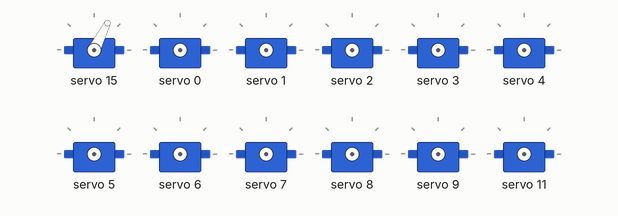
Bench run of a sketch on a simulated Arduino Uno, built with avr-gcc and run on an emulated ATmega328P. Parts: 12 × servo. What the sketch prints to the serial monitor is not drawn.

Above: at 0.05 s.
At 2.15 s:
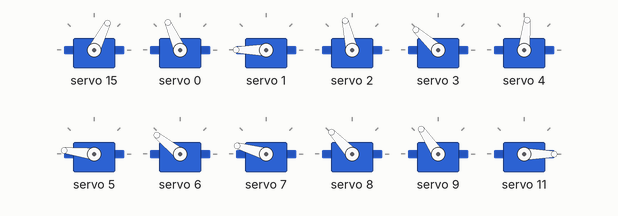
At 3.1 s:
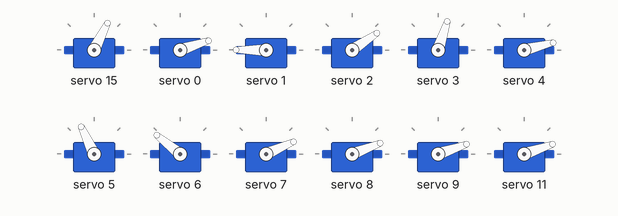
At 6.55 s:
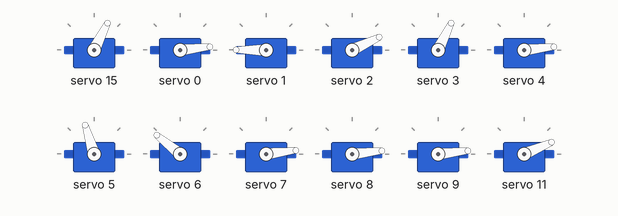
At 9.8 s:
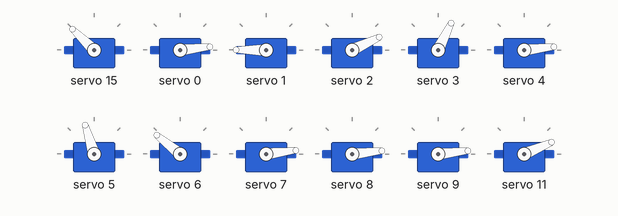
At 13.1 s:
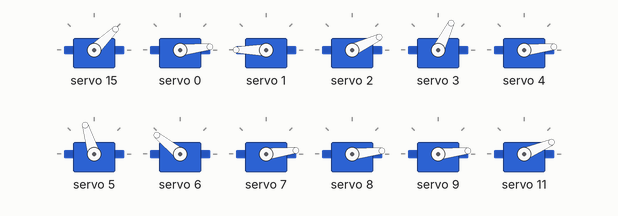
Timing chart, 0 to 17.1 s (numbered marks = the images above):
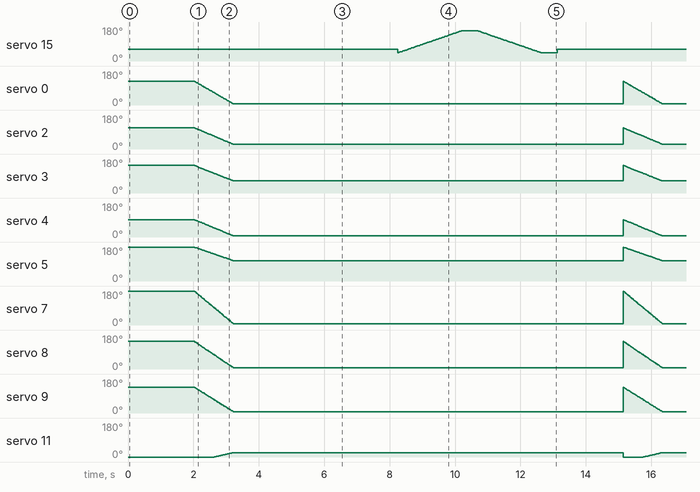

The sketch:

pulseButton.ino
```cpp
#include <Wire.h>
#include <Adafruit_PWMServoDriver.h>


#define SERVO_FREQ 50 // Analog servos run at ~50 Hz updates


Adafruit_PWMServoDriver pwm = Adafruit_PWMServoDriver();

/*
 *
 *  USMAX//SERVOMAX- maximum extension possible for the servo AKA open hand
 *  USMIN//SERVOMIN- minimum extension possible for the servo AKA closed hand
 *
 *  _A- outer servo of the given finger
 *  _B- inner servo of the given finger
 *
 */

/*
 *
 * Inner servos:
 * thumb_B == servoid=0; index_B == servoid=1; middle_B == servoid=2; ring_B == servoid=3; pinky_B == servoid=4
 *
 * Outer servos:
 * thumb_A == servoid=5; index_A == servoid=6; middle_A == servoid=7; ring_A == servoid=8; pinky_A == servoid=9
 *
 * STEP_SERVOID_X -> step of each servo for the mapped range of motion (0-180)
 *
 */


#define SERVOMIN_thumb_A  337 // thumb outer servo min         RED1      id5
#define SERVOMAX_thumb_A  490 // thumb outer servo max         RED1      id5
#define SERVOMIN_thumb_B  122 // thumb inner servo min         RED2      id0  122
#define SERVOMAX_thumb_B  378 // thumb inner servo max         RED2      id0

#define STEP_SERVOID_5 0.850000
#define STEP_SERVOID_0 1.422222

//Index finger servos
// #define USMIN_index_A  600 // index outer servo min         YELLOW1   id6
// #define USMAX_index_A  2000 // index outer servo max        YELLOW1   id6
// #define USMIN_index_B  1350 // index inner servo min        YELLOW2   id1
// #define USMAX_index_B  2460 // index inner servo max        YELLOW2   id1

#define SERVOMIN_index_A  122 // index outer servo min         YELLOW1   id6  122
#define SERVOMAX_index_A  409 // index outer servo max         YELLOW1   id6
#define SERVOMIN_index_B  276 // index inner servo min         YELLOW2   id1
#define SERVOMAX_index_B  503 // index inner servo max         YELLOW2   id1

#define STEP_SERVOID_6 1.594444
#define STEP_SERVOID_1 1.261111

//Middle finger servos
// #define USMIN_middle_A  600 // middle outer servo min       BLUE1     id7
// #define USMAX_middle_A  2400 // middle outer servo max      BLUE1     id7
// #define USMIN_middle_B  800 // middle inner servo min       BLUE2     id2
// #define USMAX_middle_B  1700 // middle inner servo max      BLUE2     id2

#define SERVOMIN_middle_A  122 // middle outer servo min       BLUE1     id7  122
#define SERVOMAX_middle_A  490 // middle outer servo max       BLUE1     id7
#define SERVOMIN_middle_B  163 // middle inner servo min       BLUE2     id2
#define SERVOMAX_middle_B  347 // middle inner servo max       BLUE2     id2

#define STEP_SERVOID_7 2.044445
#define STEP_SERVOID_2 1.022222

//Ring finger servos
// #define USMIN_ring_A  600 // ring outer servo min           GREEN1    id8
// #define USMAX_ring_A  2050 // ring outer servo max          GREEN1    id8
// #define USMIN_ring_B  1200 // ring inner servo min          GREEN2    id3
// #define USMAX_ring_B  2050  // ring inner servo max         GREEN2    id3

#define SERVOMIN_ring_A  122 // ring outer servo min           GREEN1    id8  122
#define SERVOMAX_ring_A  419 // ring outer servo max           GREEN1    id8
#define SERVOMIN_ring_B  245 // ring inner servo min           GREEN2    id3
#define SERVOMAX_ring_B  419  // ring inner servo max          GREEN2    id3

#define STEP_SERVOID_8 1.650000
#define STEP_SERVOID_3 0.966667

//Pinky finger servos
// #define USMIN_pinky_A  600 // pinky outer servo min         GRAY1     id9
// #define USMAX_pinky_A  1950 // pinky outer servo max        GRAY1     id9
// #define USMIN_pinky_B  600 // pinky inner servo min         GRAY2     id4
// #define USMAX_pinky_B  1500 // pinky inner servo max        GRAY2     id4

#define SERVOMIN_pinky_A  122 // pinky outer servo min         GRAY1     id9  122
#define SERVOMAX_pinky_A  398 // pinky outer servo max         GRAY1     id9
#define SERVOMIN_pinky_B  122 // pinky inner servo min         GRAY2     id4  122
#define SERVOMAX_pinky_B  306 // pinky inner servo max         GRAY2     id4

#define STEP_SERVOID_9 1.533333
#define STEP_SERVOID_4 1.022222

/**
 * Wrist Servo
 * id=15
*/

// #define USMAX_WRIST 2200 //Muñeca min extension/hacia antebrazo (MANO HACIA ABAJO, PLEGADA, WHATEVER)
// #define USMIN_WRIST 1000 //Muñeca max extension/hacia fuera (MANO HACIA EL EXTERIOR)

#define SERVOMAX_wrist 449
#define SERVOMIN_wrist 204

#define STEP_SERVOID_15 1.361111

/**
 * Forearm Servo
 * id=13
*/

// #define USMAX_FOREARM 2350 //antebrazo SENTIDO HORARIO MAX
// #define USMIN_FOREARM 1400 // SENTIDO ANTI-HORARIO MAX

#define SERVOMAX_forearm 479
#define SERVOMIN_forearm 285

#define STEP_SERVOID_13 1.077778

/**
 * Biceps Servo
 * id=14
*/

// #define USMAX_BICEPS 1650 //BRAZO CONTRAIDO - Puede subir un poco más, pero al igual q min, no puede bajar :)
// #define USMIN_BICEPS 1100  //bRAZO EXTENDIDO - No puede subir si baja mas q esto, por rango si q podría

#define SERVOMAX_biceps 337
#define SERVOMIN_biceps 224

#define STEP_SERVOID_14 0.627778

/**
 * Shoulder Servo
 * id=12
*/

// #define USMAX_SHOULDER 2000 //HOMBRO HACIA "DENTRO"
// #define USMIN_SHOULDER 1200  //hOMBRO HACIA "FUERA"

#define SERVOMAX_shoulder 408 //lo mas levantado posible
#define SERVOMIN_shoulder 245 //pegado a la mesa

#define STEP_SERVOID_12 0.905556

/**
 * Palm Servo
 * id=11
*/

// #define USMAX_PALM 800 //thumb hacia fuera
// #define USMIN_PALM 300  //thumb hacia dentro

#define SERVOMAX_palm 163   //thumb hacia fuera
#define SERVOMIN_palm 61  //thumb hacia dentro

#define STEP_SERVOID_11 0.566667

uint8_t servoid = 0;
uint8_t i = 0;
uint8_t j = 0;
bool singleLoop = true;

void pointIndex(){
  i=0;
  while (i<90){
    pwm.setPWM(0, 0, -i*2*STEP_SERVOID_0 + SERVOMAX_thumb_B);
    pwm.setPWM(1, 0,  SERVOMAX_index_B);
    pwm.setPWM(2, 0, -i*2*STEP_SERVOID_2 + SERVOMAX_middle_B);
    pwm.setPWM(3, 0, -i*2*STEP_SERVOID_3 + SERVOMAX_ring_B);
    pwm.setPWM(4, 0, -i*2*STEP_SERVOID_4 + SERVOMAX_pinky_B);
    pwm.setPWM(5, 0, -i*2*STEP_SERVOID_5 + SERVOMAX_thumb_A);
    pwm.setPWM(6, 0,  SERVOMAX_index_A);
    pwm.setPWM(7, 0, -i*2*STEP_SERVOID_7 + SERVOMAX_middle_A);
    pwm.setPWM(8, 0, -i*2*STEP_SERVOID_8 + SERVOMAX_ring_A);
    pwm.setPWM(9, 0, -i*2*STEP_SERVOID_9 + SERVOMAX_pinky_A);
    pwm.setPWM(11, 0, i*2*STEP_SERVOID_11+ SERVOMIN_palm);
    delay(5);
    i++;
  }
  delay(25);
}

void lowerHand(){
  j=0;
  while (j<180){
    pwm.setPWM(15, 0, j*STEP_SERVOID_15+SERVOMIN_wrist);
    j++;
    delay(10);
  }
}

void raiseHand(){
  j=0;
  while (j<180){
    pwm.setPWM(15, 0, -j*STEP_SERVOID_15+SERVOMAX_wrist);
    j++;
    delay(10);
  }
}

void setup() {
  Serial.begin(9600);
  Serial.println("Push button");

  pwm.begin();

  pwm.setOscillatorFrequency(27000000);
  pwm.setPWMFreq(SERVO_FREQ);

  delay(10);

}

void loop() {

  pwm.setPWM(15, 0, 30*STEP_SERVOID_15+SERVOMIN_wrist);
  delay(2000);
  //Close all fingers but index
  pointIndex();
  delay(5000);
  //Lower hand (rotate wrist)
  lowerHand();
  delay(500);
  //Raise hand (rotate wrist)
  raiseHand();
  delay(500);

}
```

Measured:
- by itself, servo 0: ramps from 126° to 6° and jumps back, once every 13.1 s
- by itself, servo 2: ramps from 112° to 25° and jumps back, once every 13.1 s
- by itself, servo 3: ramps from 146° to 64° and jumps back, once every 13.1 s
- by itself, servo 4: ramps from 92° to 6° and jumps back, once every 13.1 s
- by itself, servo 5: ramps from 179° to 107° and jumps back, once every 13.1 s
- by itself, servo 7: ramps from 179° to 7° and jumps back, once every 13.1 s
- by itself, servo 8: ramps from 146° to 6° and jumps back, once every 13.1 s
